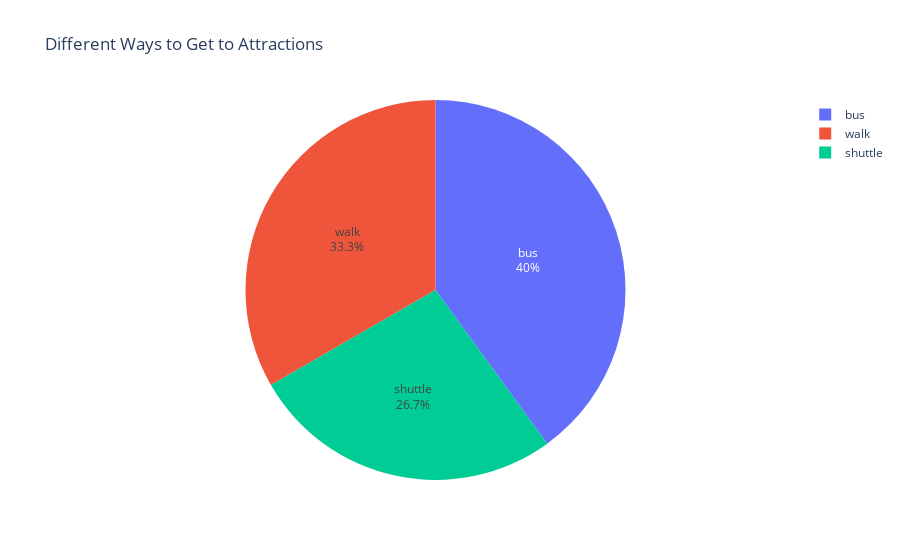
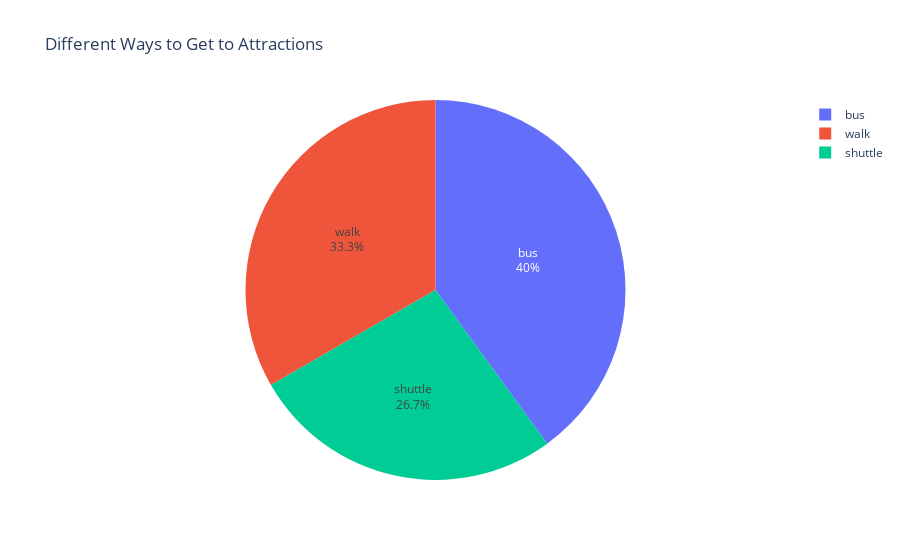

The notebook cell these images were saved under, in order:
### Code cell
webdriver_path = r"D:\chrome\chromedriver-win64\chromedriver-win64\chromedriver.exe"
# 1. Tạo agent
agent = LidaAgent(lida, library="seaborn")

# 2. Load tập benchmark VisEval
dataset = Dataset(
    folder=Path("../VisEval/viseval_dataset/visEval_dataset"),  # Đường dẫn đến thư mục chứa các JSON
    table_type="single",                     # Dùng tất cả các loại bảng
    with_irrelevant_tables=False
)

subset = list(islice(dataset.benchmark, 0, 300))  # 101–200


# Gán lại generator cho benchmark
dataset.benchmark = iter(subset)

# 3. Đánh giá hệ thống
evaluator = Evaluator(webdriver_path=webdriver_path)
config = {"library": "seaborn"}
result = evaluator.evaluate(agent, dataset, config)

# 4. In điểm
print("Overall Score:", result.score())

### Figure 1 — Plotly figure (JSON) as saved in the notebook; plotly's stock layout.template omitted (floating-point values rounded to 4 significant figures)
{"data": [{"domain": {"x": [0, 1], "y": [0, 1]}, "hovertemplate": "Transportation Method=%{label}<br>value=%{value}<extra></extra>", "labels": ["bus", "walk", "shuttle"], "legendgroup": "", "name": "", "showlegend": true, "textinfo": "percent+label", "textposition": "inside", "type": "pie", "values": [6, 5, 4]}], "layout": {"legend": {"tracegroupgap": 0}, "title": {"text": "Different Ways to Get to Attractions"}}}

### Figure 2 — Plotly figure (JSON) as saved in the notebook; plotly's stock layout.template omitted (floating-point values rounded to 4 significant figures)
{"data": [{"domain": {"x": [0, 1], "y": [0, 1]}, "hovertemplate": "Transportation Method=%{label}<br>value=%{value}<extra></extra>", "labels": ["bus", "walk", "shuttle"], "legendgroup": "", "name": "", "showlegend": true, "textinfo": "percent+label", "textposition": "inside", "type": "pie", "values": [6, 5, 4]}], "layout": {"legend": {"tracegroupgap": 0}, "title": {"text": "Different Ways to Get to Attractions"}}}
